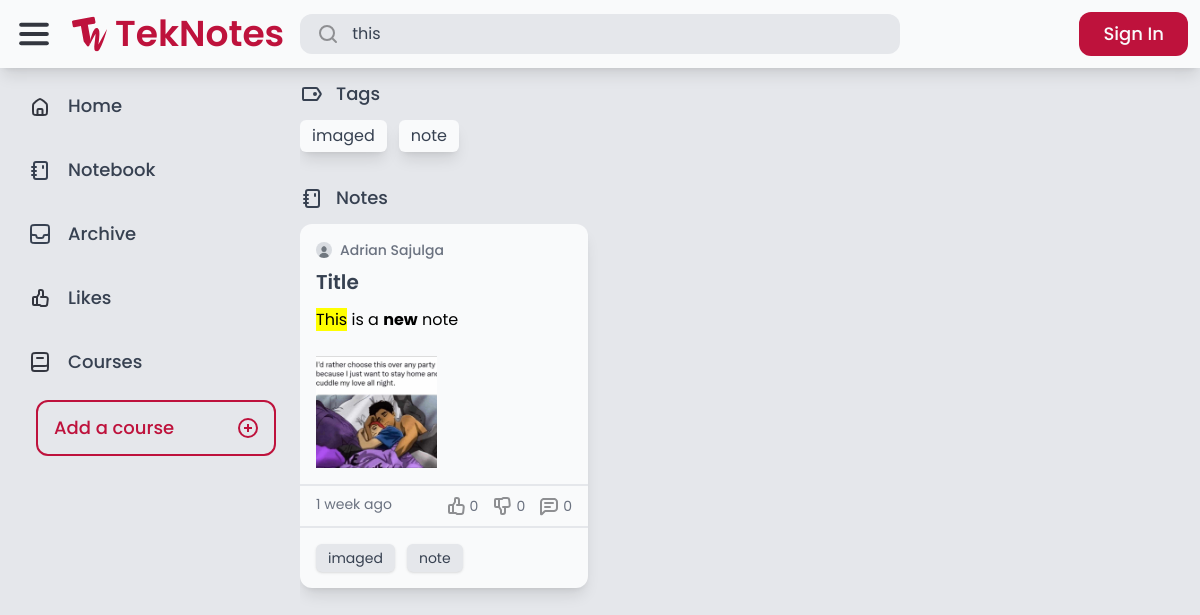
The page /search/?query=this on the database as committed earlier.
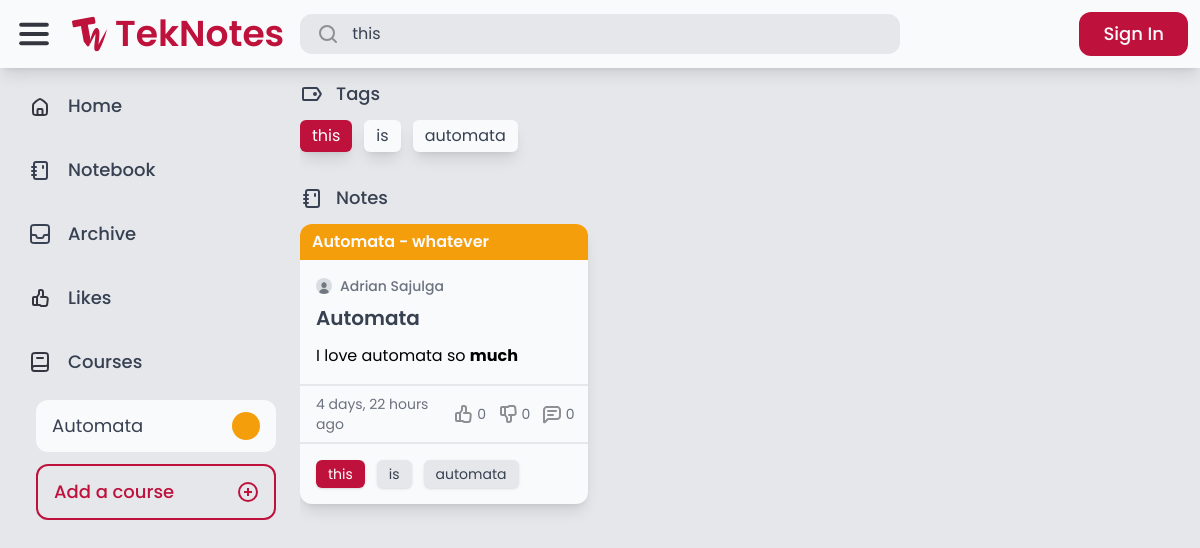
The same page on the database as committed later.
### tags/models.py (models this page shows)
class Tag(models.Model):
    name = models.CharField(max_length=50, unique=True)
    def __str__(self):
        return self.name

### notes/models.py (models this page shows, shortened)
class Note(models.Model):
    title = models.CharField(max_length=255)
    content = CKEditor5Field("Text", config_name="extends", blank=True, null=True)
    course = models.ForeignKey(Course, null=True, blank=True, on_delete=models.SET_NULL)
    created_by = models.ForeignKey(User, related_name="notes", on_delete=models.CASCADE)
    created_at = models.DateTimeField(auto_now_add=True)
    modified_at = models.DateTimeField(auto_now=True)
    tags = models.ManyToManyField(Tag, related_name="notes", blank=True)
    is_archived = models.BooleanField(default=False)
    is_private = models.BooleanField(default=False)

### authentication/models.py (models this page shows, shortened)
class Profile(models.Model):
    user = models.OneToOneField(User, on_delete=models.CASCADE)
    bio = models.TextField(max_length=500, default="No bio yet.")
    avatar = models.ImageField(default="avatars/default.jpg", upload_to="avatars/")
    location = models.CharField(max_length=30, blank=True)

### course/models.py (models this page shows)
class Course(models.Model):
    COLORS = [
        ('red-500', 'Red'),
        ('orange-500', 'Orange'),
        ('amber-500', 'Amber'),
        ('lime-500', 'Lime'),
        ('green-500', 'Green'),
        ('emerald-500', 'Emerald'),
        ('teal-500', 'Teal'),
        ('cyan-500', 'Cyan'),
        ('blue-500', 'Blue'),
        ('indigo-500', 'Indigo'),
        ('violet-500', 'Violet'),
        ('purple-500', 'Purple'),
        ('fuchsia-500', 'Fuschia'),
        ('pink-500', 'Pink'),
    ]
    code = models.CharField(max_length=20)
    description = models.CharField(max_length=255)
    color = models.CharField(max_length=20, choices=COLORS, default='gray-500')
    created_by = models.ForeignKey(User, related_name='courses', on_delete=models.CASCADE)
    def __str__(self):
        return f'{self.code} - {self.description}'

### advanced_search/views.py (the view)
# urls.py: path("search/", include("advanced_search.urls")),
def search(request):
    query = request.GET.get('query', '').strip()
    if not query:
        return HttpResponseRedirect('/')
    query_parts = query.split()
    notes_query = Q(title__icontains=query) | \
                  Q(created_by__username__icontains=query) | \
                  Q(created_by__first_name__icontains=query) | \
                  Q(created_by__last_name__icontains=query) | \
                  Q(tags__name__icontains=query) | \
                  Q(course__code__icontains=query) | \
                  Q(course__description__icontains=query) | \
                  Q(content__icontains=query)
    users_query = Q(username__icontains=query) | \
              Q(first_name__icontains=query) | \
              Q(last_name__icontains=query) | \
              Q(profile__bio__icontains=query) | \
              Q(email__icontains=query)
    if len(query_parts) > 1:
        notes_query |= Q(created_by__first_name__icontains=query_parts[0]) & Q(created_by__last_name__icontains=query_parts[1])
        users_query |= Q(first_name__icontains=query_parts[0]) & Q(last_name__icontains=query_parts[1])
    notes = Note.objects.filter(notes_query).distinct()
    tags = Tag.objects.filter(notes__in=notes).distinct()
    courses = Course.objects.filter(Q(code__icontains=query) | Q(description__icontains=query)).distinct()
    users = User.objects.filter(users_query).distinct()
    return render(request, 'advanced_search/search_results.html', {
        'notes': notes,
        'tags': tags,
        'query': query,
        'title': 'Search results for: ' + (query[:8] + '...' if len(query) > 8 else query),
        'courses': courses,
        'users': users,
        'highlight':  query,
    })

### core/context_processors.py (called while the page is built)
def courses_list(request):
    return {
        'your_courses': Course.objects.all().distinct()
    }

### core/templatetags/custom_filters.py (called while the page is built)
@register.simple_tag(name='highlight')
def highlight(text, query, style):
    if not query:
        return text
    query_terms = query.split()
    escaped_terms = [re.escape(term) for term in query_terms]
    joined_pattern = '|'.join(escaped_terms)
    def get_replacement(match):
        match_text = match.group(0)
        if style == 'note_title':
            return f'<span class="highlight highlight_note_title">{match_text}</span>'
        elif style == 'user':
            return f'<span class="highlight highlight_user">{match_text}</span>'
        elif style == 'note_detail':
            return f'<span class="highlight highlight_note_detail">{match_text}</span>'
        else:
            return match_text
    highlighted = re.sub(f"({joined_pattern})", get_replacement, text, flags=re.IGNORECASE)
    return mark_safe(highlighted)

### advanced_search/templates/advanced_search/search_results.html (shortened to what this page needs)
{% extends 'core/base.html' %}
{% load static %}
{% load custom_filters %}
{% block content %}
    <div class="flex flex-col w-full h-full gap-8 overflow-hidden overflow-y-auto">
        {% if tags %}
            {% if not users and notes %}
                <div class="flex flex-col gap-3">
                    <div class="flex rounded-xl gap-3">
                        <img src="{% static 'teknotes/images/Tag.svg' %}" alt="Tag">
                        <p class="text-lg text-gray-700 font-medium">Tags</p>
                    </div>
                    {% include 'tags/course_and_tags.html' with wrap=True %}
                </div>
            {% endif %}
        {% endif %}
        {% if notes %}
            <div class="flex flex-col gap-3">
                <div class="flex rounded-xl gap-3">
                    <img src="{% static 'teknotes/images/notebook.svg' %}" alt="Note">
                    <p class="text-lg text-gray-700 font-medium">Notes</p>
                </div>
                {% include 'notes/notes.html' with no_scroll=True %}
            </div>
        {% else %}
            {% if course %}
                {% include 'core/no_results.html' with message="No notes under" query=course.code %}
            {% endif %}
        {% endif %}
    </div>
{% endblock %}

### core/templates/core/base.html (shortened to what the changed rows need)
{% extends 'core/core.html' %}
{% load static %}
{% load custom_filters %}
{% block body %}
    <div class="flex flex-col h-full overflow-hidden">
        <main class="flex bg-gray-200 h-full overflow-hidden">
            <nav class="flex flex-col w-full max-w-72 h-full p-3 gap-3 overflow-y-auto">
                <div id="courses" class="flex flex-col pl-6 gap-3">
                    {% for course in your_courses %}
                        <a href="{% url 'advanced_search:search_by_course' course.id %}" class="group transition-all course-elem nav-elem flex rounded-xl px-4 py-3 justify-between bg-gray-50 hover:bg-{{ course.color }}">
                            <p class="course-text text-lg text-gray-700 group-hover:text-gray-50">{{ course.code }}</p>
                            <div class="rounded-full bg-{{ course.color }} group-hover:bg-gray-50 h-full min-h-7 aspect-square course-color"></div>
                        </a>
                    {% endfor %}
                </div>
            </nav>
            <div class="flex flex-col flex-1 h-full p-3 gap-3 overflow-hidden">
                {% block content %}
                {% endblock %}
            </div>
        </main>
    </div>
{% endblock %}

### tags/templates/tags/course_and_tags.html (shortened to what this page needs)
{% load static %}
{% load custom_filters %}
<link rel="stylesheet" href="{% static 'teknotes/css/highlight.css' %}">
<div class="flex {% if wrap %} flex-wrap {% else %} overflow-x-auto {% endif %} gap-3 ">
    {% for tag in tags %}
        <a href="/search/?query={{ tag.name }}" class="ncshadow px-3 py-1 {% if query in tag.name %}bg-rose-700 text-white {%else%} bg-gray-50 text-gray-700 {%endif%} rounded-md shadow-lg whitespace-nowrap">{{ tag.name }}</a>
    {% endfor %}
</div>

### notes/templates/notes/notes.html (shortened to what this page needs)
<div class="flex flex-1 {% if not no_scroll %} overflow-hidden overflow-y-auto {% endif %}">
  <div id="notes" class="flex flex-1 gap-3" style="display: none;">
    {% for note in notes %}
    <div class="note" data-note-id="{{ note.id }}">
      {% include 'notes/note.html' %}
    </div>
    {% endfor %}
  </div>
  <div id="notes-container" class="flex flex-1 gap-3"></div>
</div>

### notes/templates/notes/note.html (shortened to what the changed rows need)
{% load static %}
{% load custom_filters %}
<div class="rounded-xl hover:bg-gray-100 transition-all {% if note.is_private %} border-2 border-dashed border-gray-500 {% else %} bg-gray-50 shadow-lg hover:shadow-xl {% endif %}">
    <a href="{% url 'notes:note_detail' note.id %}" class="flex flex-col {% if note.is_archived %} opacity-70 {% endif %}">
        {% if note.course %}
            <div class="flex {% if note.is_private %} border-b-2 border-dashed border-gray-500 {% else %} bg-{{ note.course.color }} {% endif %} px-3 py-1.5 rounded-t-xl">
                <p class="{% if note.is_private %} text-{{ note.course.color }} {% else %} text-gray-50 {% endif %} font-semibold">{{ note.course }}</p>
            </div>
        {% endif %}
        <div class="flex flex-col p-4 gap-3 max-h-80 overflow-hidden">
            <div class="flex flex-col gap-2">
                <div class="flex gap-2 items-center">
                    <img src="{{ note.created_by.profile.avatar.url }}" alt="Profile Image" class="h-4 w-4 aspect-square rounded-full">
                    <p class="text-gray-500 font-medium text-sm">
                        {%if query%}
                            {% highlight note.created_by.first_name query "user" %} {% highlight note.created_by.last_name query "user" %}
                        {% else %}
                            {{ note.created_by.first_name }} {{ note.created_by.last_name }}
                        {% endif %}
                    </p>
                </div>
                <h1 class="text-xl text-gray-700 font-semibold">
                    {%if query%}
                        {% highlight note.title query "note_title" %}
                    {%else%}
                        {{ note.title}}
                    {%endif%}
                </h1>
            </div>
            <div class="">
                <p class="text-gray-700">
                    {%if query%}
                    {% highlight note.content query "note_detail" %}
                    {%else%}
                    {{ note.content | safe}}
                    {%endif%}
                </p>
            </div>
        </div>
        <div class="flex justify-between px-4 py-2 border-t-2 {% if note.is_private %} border-gray-500 border-dashed {% else %} border-gray-200 {% endif %}">
            <p class="text-gray-500 text-sm">{{ note.modified_at|timesince }} ago</p>
            <div class="flex gap-3">
                <div class="flex gap-0.5 items-center">
                    <img src="{% if request.user.is_authenticated and note|is_liked:request.user %}{% static 'teknotes/images/thumbed_up.svg' %}{% else %}{% static 'teknotes/images/thumb_up.svg' %}{% endif %}" alt="thumb_up">
                    <p class="text-sm {% if request.user.is_authenticated and note|is_liked:request.user %}text-yellow-500 font-medium{% else %}text-gray-500{% endif %}">{{ note.likes.count }}</p>
                </div>
                <div class="flex gap-0.5 items-center">
                    <img src="{% if request.user.is_authenticated and note|is_disliked:request.user %}{% static 'teknotes/images/thumbed_down.svg' %}{% else %}{% static 'teknotes/images/thumb_down.svg' %}{% endif %}" alt="thumb_down">
                    <p class="text-sm {% if request.user.is_authenticated and note|is_disliked:request.user %}text-yellow-500 font-medium{% else %}text-gray-500{% endif %}">{{ note.dislikes.count }}</p>
                </div>
                <div class="flex gap-0.5 items-center">
                    <img src="{% static 'teknotes/images/comment.svg' %}" alt="comment">
                    <p class="text-sm text-gray-500">{{ note.comments.count }}</p>
                </div>
            </div>
        </div>
        {% if note.tags.count > 0 %}
            <div class="flex flex-wrap p-4 gap-3 border-t-2 {% if note.is_private %} border-gray-500 border-dashed {% else %} border-gray-200 {% endif %}">
                {% for tag in note.tags.all|slice:":3" %}
                    <p class="text-sm  shadow px-3 py-1 rounded-md inline-block
                    {%if query in tag.name%}
                        bg-rose-700 text-white
                    {% elif note.is_private %}
                        bg-gray-50
                    {% else %} bg-gray-200
                    {% endif %} text-gray-700">
                    {{tag}}
                    </p>
                {% endfor %}
            </div>
        {% endif %}
    </a>
</div>

Rows that differ between the two databases and show on the page:
removed Tag: name "imaged"
removed Tag: name "note"
removed Note: created_by.profile.avatar (placeholder picture), created_by.first_name "Adrian", created_by.last_name "Sajulga", title "Title", content "This is a new note", content (picture), modified_at "1 week", likes.count "0", dislikes.count "0", comments.count "0"
added Course: code "Automata"
now on this page (row edited): Tag: name "this"
now on this page (row edited): Tag: name "is"
now on this page (row edited): Tag: name "automata"
now on this page (row edited): Note: course "Automata - whatever", created_by.profile.avatar (placeholder picture), created_by.first_name "Adrian", created_by.last_name "Sajulga", title "Automata", content "I love automata so much", modified_at "4 days, 22 hours", likes.count "0", dislikes.count "0", comments.count "0"
